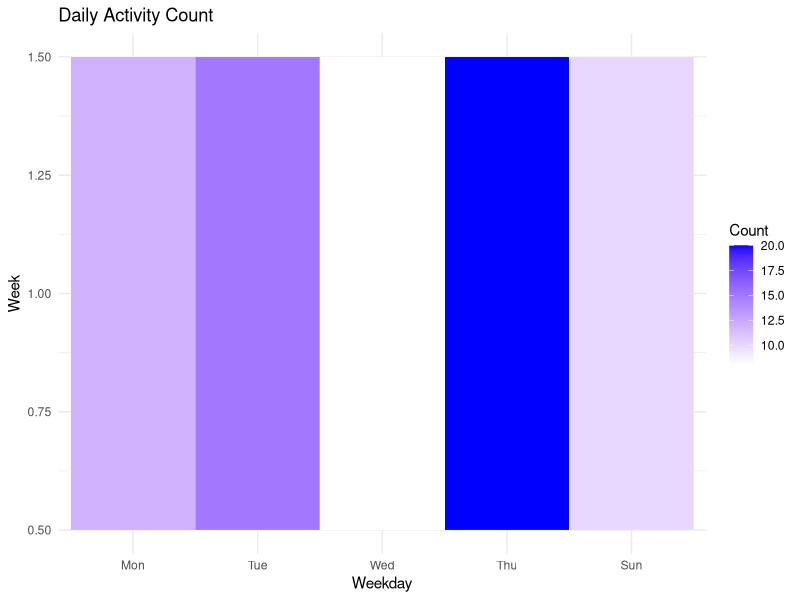

Write R code to recreate this figure.
library(lubridate)
library(ggplot2)

# Create a data frame
activity_data <- data.frame(
  Date = as.Date(c("2023-01-01", "2023-01-02", "2023-01-03", "2023-01-04", "2023-01-05")),
  Count = c(10, 12, 15, 8, 20)
)

# Add weekday and week of year columns
activity_data$Weekday <- factor(wday(activity_data$Date, label = TRUE, week_start = 1), 
                                levels = c("Mon", "Tue", "Wed", "Thu", "Fri", "Sat", "Sun"))
activity_data$Week <- week(activity_data$Date)

# Plot calendar heatmap
ggplot(activity_data, aes(x = Weekday, y = Week, fill = Count)) +
  geom_tile(color = "white") +
  scale_fill_gradient(low = "white", high = "blue") +
  labs(title = "Daily Activity Count",
       x = "Weekday",
       y = "Week",
       fill = "Count") +
  theme_minimal()
